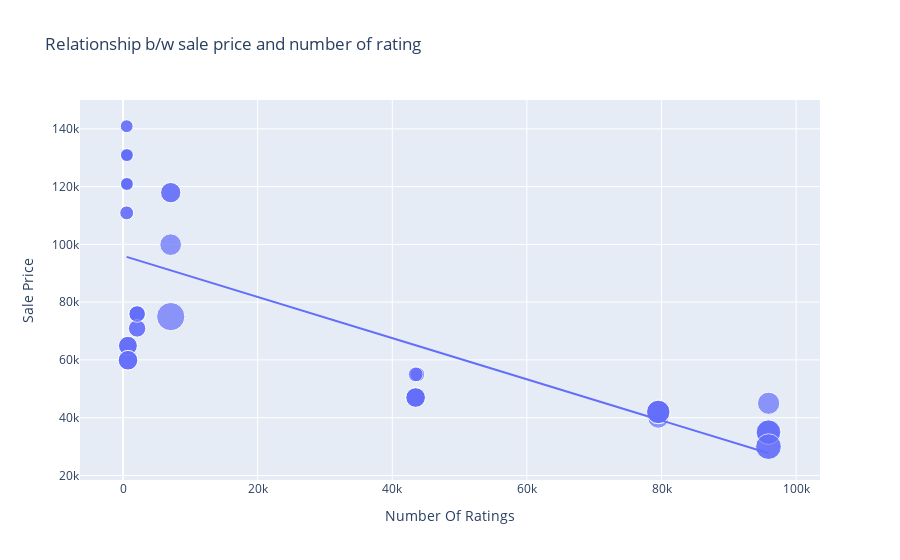

Notebook code cell kept with this figure:
### Code cell
fig = px.scatter(data_frame=df, x='Number Of Ratings', y='Sale Price', size='Discount Percentage', trendline='ols', title='Relationship b/w sale price and number of rating')
fig.show()
